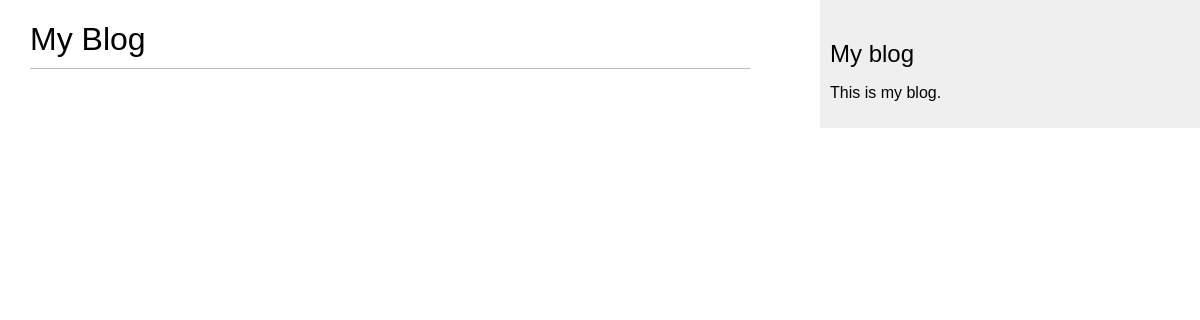
The app's page /TD/, older data.
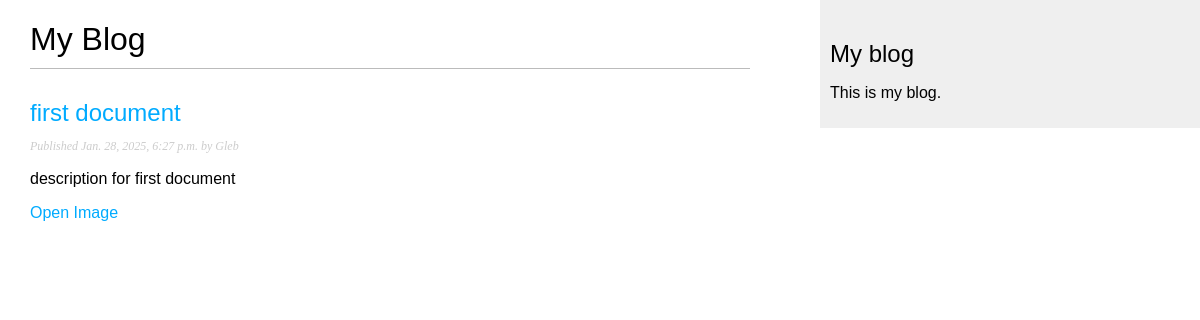
The same page, newer data.
### blog/models.py (models this page shows, shortened)
class TurnoverDocument(models.Model):
    objects = models.Manager()
    published = PublishedManager()
    UnderReview = UnderReviewManager()
    Approved = ApprovedManager()
    Rejected = RejectedManager()
    class Status(models.TextChoices):
        DRAFT = ('DF', 'Draft')
        UnderReview = ('UR', 'UnderReview')
        Approved = ('A', 'Approved')
        Rejected = ('R', 'Rejected')
        PUBLISHED = ('PB', 'Published')
    title = models.CharField(max_length=255)
    description = models.TextField(blank=True, null=True)
    created_at = models.DateTimeField(auto_now_add=True)
    updated_at = models.DateTimeField(auto_now=True)
    auther = models.ForeignKey(settings.AUTH_USER_MODEL, on_delete=models.CASCADE, related_name='document_post')
    department = models.CharField(max_length=255) #?????????
    publish = models.DateTimeField(default=timezone.now)
    document_type = models.ForeignKey(document_types, on_delete=models.CASCADE)
    document_file = models.FileField(upload_to='turnover_documents/')
    slug = models.SlugField(max_length=250)
    status = models.CharField(
        max_length=2,
        choices=Status,
        default=Status.DRAFT
    )
    class Meta:
        ordering = ['-publish']
        indexes = [models.Index(fields=['-publish'])]

### blog/views.py (the view)
# urls.py: path('', views.TD_list, name='TD_list'),
def TD_list(request):
    all_documents = TD.all()
    return render(request, 'blog/TD/list.html', {'all_documents': all_documents})

### blog/models.py (called while the page is built)
    def get_queryset(self):
        return(
            super().get_queryset().filter(status=TurnoverDocument.Status.PUBLISHED)
        )

### templates/blog/TD/list.html (shortened to what this page needs)
{% extends "blog/base.html" %}
{% load static %}
{% block content %}
  <h1>My Blog</h1>
  {% for post in all_documents %}
    <h2>
        <a href="{% url 'TD:TD_detail' post.id %}">
        {{ post.title }}
        </a>
    </h2>
    <p class="date">
      Published {{ post.publish }} by {{ post.auther }}
    </p>
    {{ post.description|truncatewords:30|linebreaks }}
     <a href="{% static 'images/app.cvmaker.com.ua_.png' %}" target="_blank">
            Open Image
     </a>
  {% endfor %}
{% endblock %}

Row changes from the older to the newer data that the page shows:
now on this page (row edited): TurnoverDocument: title "first document", publish "Jan. 28, 2025, 6:27 p.m.", auther "Gleb", description "description for first document"
